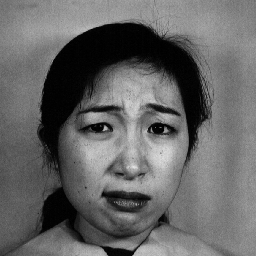
#> input picture jaffe/KA.DI2.43.tiff, 256 x 256 px, found by its file name; its folder holds 4 pictures in this run
$ python emotrainer.py
#> lines starting #> are read from the running program, lines starting #| are printed output that depends on the picture
import os
import matplotlib.pyplot as plt
import numpy as np
import cv2
from mpl_toolkits.axes_grid1 import ImageGrid
from skimage.feature import local_binary_pattern as lbp
from sklearn.neighbors import KNeighborsClassifier as KNN
from sklearn.model_selection import KFold as KF
from sklearn.model_selection import cross_val_score


# Here we load the images, and based on the name of the file we identify the
# class, in this case is a number from 1 to 7 that we can find in the 3 and 4th
# character of the filename.

data_path = '/home/manish/ACADEMICS/PROJECTS/EmoVie/jaffe/'
imgs =[]
fs = (12,12)#fixing the size of all images so that accuracy is improved

filenames = sorted(os.listdir(data_path))

#temp=filenames[0]
#print temp[3:5] SLICING used to get data from the filename

classes = {"NE":1 , "HA":2 ,"SA":3, "SU":4,
			 "DI":5,"AN":6,"FE":7}

d = [] #array of classification labels

for img_name in filenames :
	img = cv2.imread(data_path + img_name)
#> img is the input picture: shape (256, 256, 3); min 0, max 226, mean 101.9
	#This is because cv2 read images in (b,g,r)
	(b, g, r)=cv2.split(img)
	img=cv2.merge([r,g,b])
	imgs.append(img)
	d.append(int(classes[img_name[3:5]]))


imgs = np.asarray(imgs)
d = np.asarray(d)
index = np.random.randint(0,len(imgs)-1,5)


#some of the images are to just view it
plt.figure(figsize=fs)

for i,im in enumerate(imgs[index]):
	plt.subplot(1,5,i+1)
	plt.imshow(im,cmap='gray')
	plt.xticks(())
	plt.yticks(())
	plt.title('IMG'+str(index[i]))
plt.show()
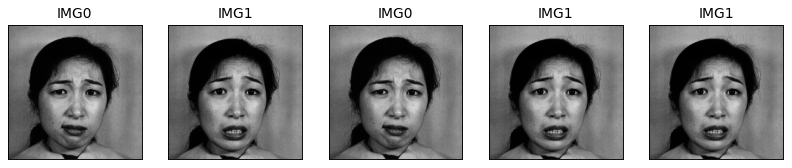
#> figure drawn by matplotlib, 5 panels


#Using the Local Binary Pattern (LBP) recognizing features

b = [i for i in range(0,55)]
b.append(255)

lbp_imgs = []
lbp_hists = []

for im in imgs:
	im = cv2.cvtColor(im, cv2.COLOR_BGR2GRAY) #needed to be added because otherwise expected im should be 2d array with rgb
	aux = lbp(im, 8, 28, method='default')
	lbp_imgs.append(aux)

	aux2, _ = np.histogram(aux,bins=b)
	lbp_hists.append(aux2)
#> this loop made 4 passes
#> pass 1, `aux = lbp(im, 8, 28, method='default')`:
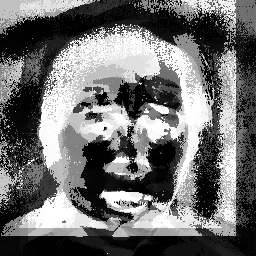
#> aux: shape (256, 256) float64; min 0, max 255, mean 110.4
#> pass 2, `aux = lbp(im, 8, 28, method='default')`:
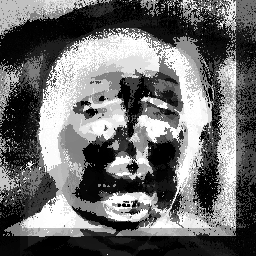
#> aux: shape (256, 256) float64; min 0, max 255, mean 108
#> pass 3, `aux = lbp(im, 8, 28, method='default')`:
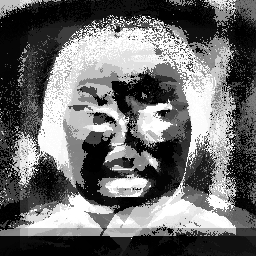
#> aux: shape (256, 256) float64; min 0, max 255, mean 107.4
#> after the loop:
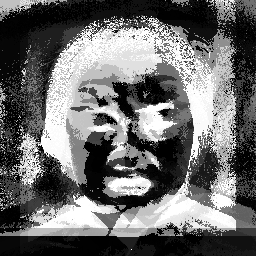
#> aux: shape (256, 256) float64; min 0, max 255, mean 106.7

lbp_hists = np.asarray(lbp_hists)


#some of the histograms are to jsut view it
plt.figure(figsize=(12,2))

for i,hist in enumerate(lbp_hists[index]):
    plt.subplot(1, 5, i+1)
    plt.bar(b[:len(b)-2], hist[:len(hist)-1])
    plt.xticks(())
    plt.yticks(())
    plt.xlim(5)
    plt.title('HIST' + str(index[i]))
plt.show()
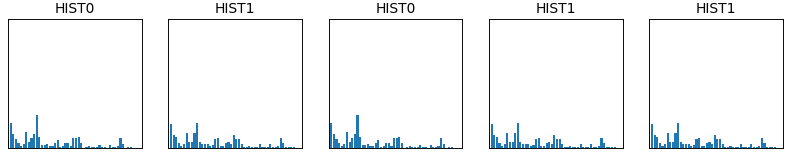
#> figure drawn by matplotlib, 5 panels


# Now we will try to predict the emotions represented in five random images
# training a simple classifier with the rest. The classifier that we will use
# is the K-Nearest Neighbor (KNN).

# In this step we divide the dataset in training and testing images.
# This can be performed in many ways, the simplest one is K-Fold.


X = np.asarray(lbp_hists) #array of all thos histograms created
kf = KF(n_splits=30, shuffle=True).split(X) #using 30 fold split to get train and test datasets

#> (the run stopped early here; a loop or call above may not have finished)
